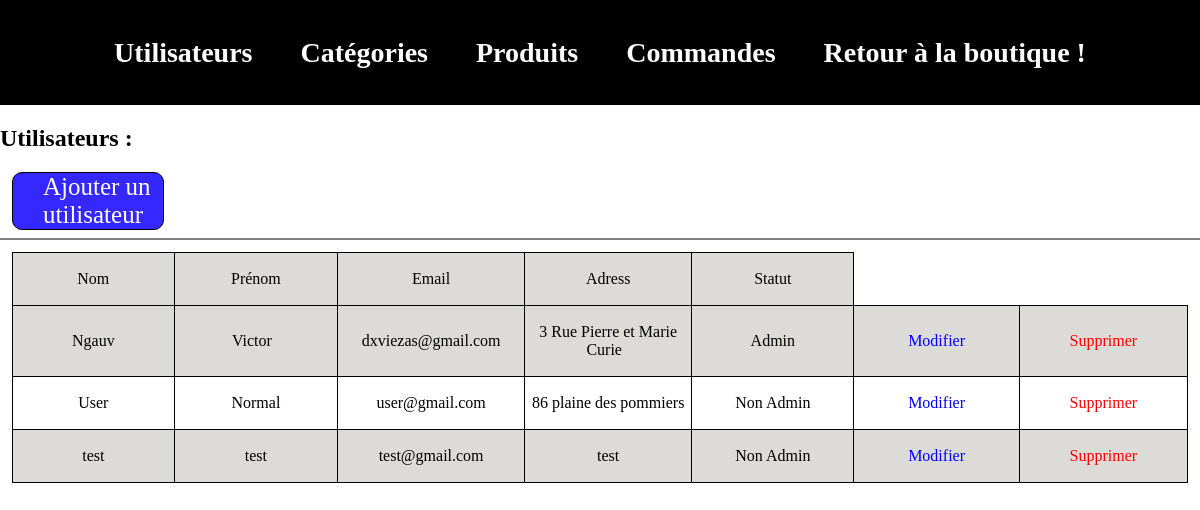
The app's page /admin/index.php?page=users&action=list (signed in) with its own data.
### tables this page shows
CREATE TABLE IF NOT EXISTS `users` (
  `id` int(11) NOT NULL AUTO_INCREMENT,
  `last_name` varchar(255) NOT NULL,
  `first_name` varchar(255) NOT NULL,
  `adress` varchar(255) NOT NULL,
  `email` varchar(255) NOT NULL,
  `password` varchar(255) NOT NULL,
  `is_admin` tinyint(1) NOT NULL DEFAULT 0,
  PRIMARY KEY (`id`)
);

### admin/index.php (called while the page is built, shortened)
<?php
if(isset($_GET['page'])){
    switch ($_GET['page']){
        case'users' :
            require 'controllers/usersController.php';
            break;
    }
}
else{
    require 'controllers/indexController.php';
}
require ('views/layout.php');

### admin/models/Users.php (called while the page is built, shortened)
<?php
function getAllUsers(){
    $db = dbConnect();
    $query = $db->query('SELECT * FROM users ORDER BY is_admin DESC ');
    $users =  $query->fetchAll();
    return $users;
}

### admin/controllers/usersController.php (called while the page is built, shortened)
<?php
require 'models/Users.php';
if (isset($_GET['action'])){
    switch ($_GET['action']){
        case 'list':
            $users = getAllUsers();
            break;
    }
}
else{
    header('Location:index.php');
    exit();
}

### admin/views/usersList.php (the view, shortened to what this page needs)
<h2>Utilisateurs : </h2>
<div class="add">
    <a href="index.php?page=users&action=new">Ajouter un utilisateur</a>
</div>
<hr>
<table>
    <thead>
    <tr>
        <td><p>Nom</p></td>
        <td><p>Prénom</p></td>
        <td><p>Email</p></td>
        <td><p>Adress</p></td>
        <td><p>Statut</p></td>
    </tr>
    </thead>
    <?php foreach ($users as $user): ?>
    <tr>
        <td>
            <p>
                <?=$user['last_name']; ?>
            </p>
        </td>
        <td>
            <p>
                <?=$user['first_name']; ?>
            </p>
        </td>
        <td>
            <p>
                <?=$user['email']; ?>
            </p>
        </td>
        <td>
            <p>
                <?=$user['adress']; ?>
            </p>
        </td>
        <td>
            <p>
                <?php if ($user['is_admin'] == 1): ?>
                    <?= 'Admin'; ?>
                <?php else: ?>
                    <?= 'Non Admin'; ?>
                <?php endif; ?>
            </p>
        </td>
        <td>
            <a href="index.php?page=users&action=edit&id=<?= $user['id'] ?>">Modifier</a>
        </td>
        <td>
            <a href="index.php?page=users&action=delete&id=<?= $user['id'] ?>" class="deleteUser">Supprimer</a>
        </td>
    </tr>
    <?php endforeach; ?>
</table>

### admin/assets/css/header.css (style rules this page uses)
body { margin: 0; font-family: Oxygen; }

### admin/assets/css/List.css (style rules this page uses)
table tr:nth-child(odd) { background-color: #dcdbd8; }
table { border-collapse: collapse; margin: 1%; }
table td { width: 200px; border: 1px solid black; height: 50px; }
table td a, table td p { display: flex; align-items: center; justify-content: center; text-align: center; }
table td a:link, table td a:visited { text-decoration: none; color: blue; }
.add a:link ,.add a:visited { color: white; text-decoration: none; }
.deleteUser:link, .deleteUser:visited { color: red; }
.add a { font-size: 25px; }
.add { border: 1px solid black; background-color: #3428ff; border-radius: 10px; margin: 1% 1% 0 1%; width: 10%; padding-left: 2.5%; }
hr { border: 1.2px solid gray; }

### records on screen
users: last_name "Ngauv", first_name "Victor", email "dxviezas@gmail.com", adress "3 Rue Pierre et Marie Curie", is_admin "Admin"
users: last_name "User", first_name "Normal", email "user@gmail.com", adress "86 plaine des pommiers", is_admin "Non Admin"
users: last_name "test", first_name "test", email "test@gmail.com", adress "test", is_admin "Non Admin"
